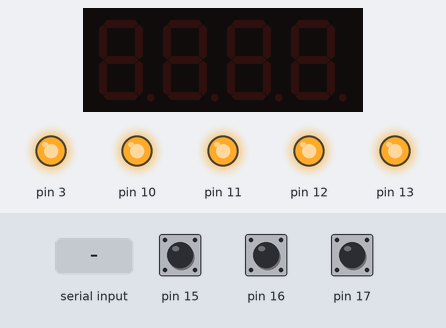
Bench run of a sketch on a simulated Arduino Uno, built with avr-gcc and run on an emulated ATmega328P. Shown: 4-digit seven-segment display, output pins drawn as LEDs (lit = HIGH). The inputs (shaded band) are chosen by the test bench; at power-on: pin 16 HIGH, pin 15 HIGH, pin 17 HIGH. What the sketch prints to the serial monitor is not drawn.

Above: at 1.2 s.
1.3 s: "W\n" received over Serial
4.3 s: byte 87 ('W') received over Serial
5.8 s: pin 16 pulled LOW for 0.15 s
At 6.05 s:
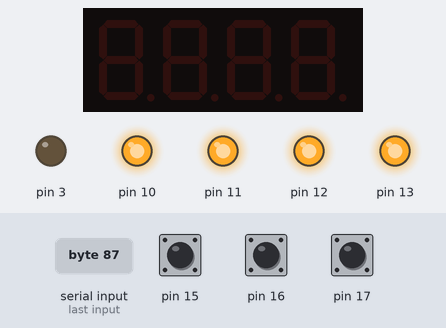
7.6 s: pin 15 pulled LOW for 0.15 s
At 8.8 s:
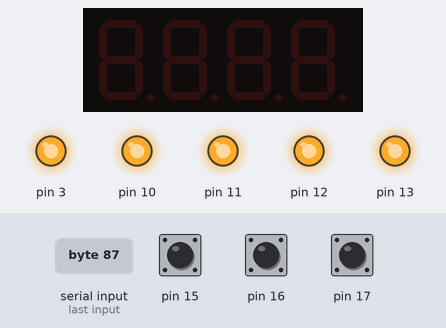
9.2 s: pin 17 pulled LOW for 0.15 s
At 10.0 s:
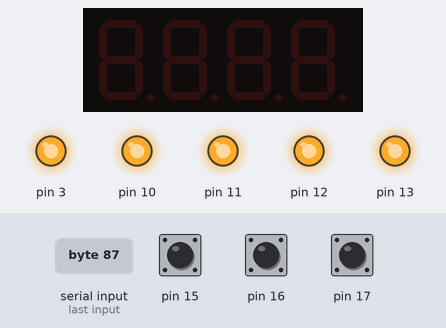
10.8 s: pin 16 pulled LOW for 1 s
Timing chart, 0 to 13.4 s (numbered marks = the images above; inputs shaded):
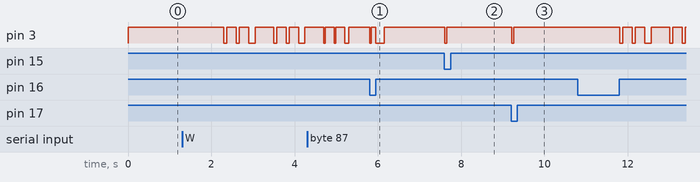

Measured:
- after the input at 5.8 s, pin 3: goes on until 6.2 s, then stays HIGH
- after the input at 7.6 s, pin 3: HIGH → LOW at once, → HIGH 0.05 s later
- after the input at 9.2 s, pin 3: HIGH → LOW at once, → HIGH 0.05 s later

The sketch:

Arduino_Code.ino
```cpp
#include <MultiFuncShield.h>
#define MAX 5
int CounterUntilWall = 5, Down = 0, MaxRight = 0, Speed = 100;
class Program{
  public:
    char Option;
    int Pause = 2, CounterTime1 = 1, CounterTime2 = 2, CounterTime3 = 2, CounterGameOver = 0, ArduinoTime;
    int MoveAlienShips( int ArduinoTime, int Speed ){ //Descripción: Cada 1 segundo envía un mensaje por puerto serial que indica nueva posición del atacante, sea hacia la izq, der, abajo y si es hacia abajo aumenta la dificultad. Parámetros: Tiempo transcurrido y deficultad. Retorna:Tiempo actualizado.
        if ( ArduinoTime == CounterTime1 ){           //para verificar que paso 1 seg
            switch( Down ){
            case 0:{
                  switch( MaxRight ){
                  case 0:{
                         CounterUntilWall--; //cuenta atras hasta chocar contra pared del diaplay
                         CounterTime1 += Speed; //Cuenta 1 seg
                         Serial.write( 'r' );
                         if ( CounterUntilWall == 0 ){
                              MaxRight = 1; //Máxima posición horizontal alcanzada
                              Down = 1;}
                  }break;
                  case 1:{
                         CounterUntilWall++; //cuenta atras hasta chocar contra esquida del diaplay
                         CounterTime1 += Speed; //Cuenta 1 seg
                         Serial.write( 'l' );
                         if ( CounterUntilWall == 5 ){
                              MaxRight = 0;
                              Down = 1;}
                  }break;
                  }
            }break;
            case 1:{
                  CounterTime1 += Speed;
                  Serial.write( 's' );
                  IncressDifficulty();
                  CounterGameOver++;   //Contador para terminar el juego
                  Down = 0;
            }break;
       }}
       return(CounterTime1);}
   int DoBotton(int Pause){
        byte button;
        button = MFS.getButton();
        if ( button ){
        if( button == BUTTON_3_PRESSED ){
            Serial.write( 'R' );
            Sound('r');}
        if( button == BUTTON_2_PRESSED ){
            Serial.write( 'P');
            if(Pause == 2){
                Pause = 1;
            }else{Pause = 2;}
            }
        if( button == BUTTON_1_PRESSED ){
            Serial.write( 'L' );
            Sound('l');}
        }
        return(Pause);
   }
   int GunnerShots( int ArduinoTime, int Speed ){  //Descripción: Al pasar 2 segundos envía un mensaje por puerto serie. Parámetros: Tiempo transcurrido y dificultad. Retorno: Tiempo actualizado.
        if( ArduinoTime == CounterTime2 ){  //Siempre que pasen 2 seg
          CounterTime2 += Speed*2;
          Serial.write( 'z' );
        }
        return( CounterTime2 );
   }
   int ShipsShot( int ArduinoTime, int Speed ){  //Descripción: Al pasar 1 segundo envía un mensaje por puerto serie. Parámetros: Tiempo transcurrido y dificultad. Retorno: Tiempo actualizado.
        if( ArduinoTime == CounterTime3 ){  //Siempre que pasen 1 seg
          CounterTime3 += Speed;
          Serial.write( 'c' );
        }
        return( CounterTime3 );
   }
   void IncressDifficulty(){  //Descripción: Aumenta la dificultad reduciendo el tiempo de comparación. Parámetros: Ningunos. Retorno: Ninguno.
        Speed -= 8;
   }
   void GameOver( int CounterGameOver ){ //Descripción:Termina el juego tras enviar 10 veces "abajo". Parámetros: Ninguno. Retorno: Ninguno.
        if( CounterGameOver == 10 ){
          Serial.write( 'G' );
          Sound('L');
        }
   }
   int onPause1(int ArduinoTime){
        if ( ArduinoTime == CounterTime1 ){ //MyTime = Counter2 para verificar que paso 1 seg
            CounterTime1 += Speed; //Cuenta 1 seg
        }
        return( CounterTime1 );
   }
   int onPause2(int ArduinoTime){
        if( ArduinoTime == CounterTime2 ){  //Siempre que pasen 1 seg
            CounterTime2 += Speed; //Cuenta 1 seg
        }
        return( CounterTime2 );
   }
   int onPause3(int ArduinoTime){
        if( ArduinoTime == CounterTime3 ){  //Siempre que pasen 2 seg
            CounterTime3 += Speed*2; //Cuenta 2 seg
        }
        return( CounterTime3 );
   }
   void Sound(char Option){
        switch(Option){
            case 'r':{
              MFS.beep(5);}
            break;
            case 'l':{
              MFS.beep(5);}
            break;
            case 'W':{
               delay(1000); //Retraso de música
               for(int i=0; i<2; i++){
                   MFS.beep(7); delay(300);
                   MFS.beep(7); delay(300);
                   MFS.beep(15); delay(600);}
                   MFS.beep(4); delay(250);
                   MFS.beep(4); delay(250);
                   MFS.beep(10); delay(600);
                   MFS.beep(4); delay(150);
                   MFS.beep(20);}
            break;
            case 'L':{
                 delay(1000); //Retraso de música
                 MFS.beep(5,20,3,1); delay(1000);
                 MFS.beep(10,10,3,1); delay(1200);
                 MFS.beep(20); delay(500);
                 MFS.beep(10);}
            break;
          }
   }
};
Program Game;
void setup() {
   Timer1.initialize(); // Inicializamos el tiempo interno del shield
   MFS.initialize(&Timer1); // Inicializamos los pulsadores del shield
   Serial.begin(9600);
}

void loop() {
    switch( Game.Pause ){
           case 1:{
                Game.ArduinoTime = millis()/10;
                Game.Pause = Game.DoBotton(Game.Pause);
                Game.CounterTime1 = Game.onPause1(Game.ArduinoTime);
                Game.CounterTime2 = Game.onPause3(Game.ArduinoTime);
                Game.CounterTime3 = Game.onPause2(Game.ArduinoTime);}
           break;
           case 2:{
                Game.ArduinoTime = millis()/10;
                Game.Option = Serial.read();
                Game.GameOver( Game.CounterGameOver );
                Game.CounterTime1 = Game.MoveAlienShips( Game.ArduinoTime, Speed );
                Game.CounterTime2 = Game.GunnerShots( Game.ArduinoTime, Speed );
                Game.CounterTime3 = Game.ShipsShot( Game.ArduinoTime, Speed );
                Game.Pause = Game.DoBotton(Game.Pause);
                Game.Sound(Game.Option);}
           break;
    }
}
```
